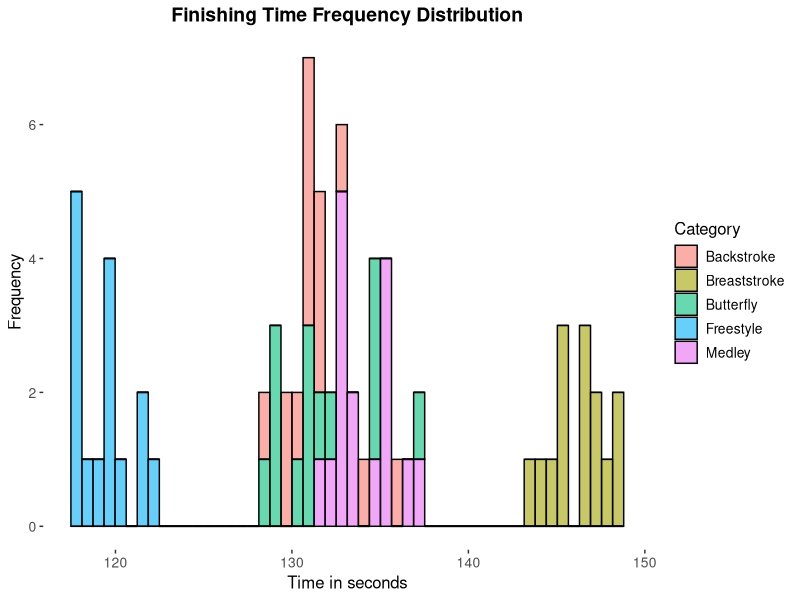
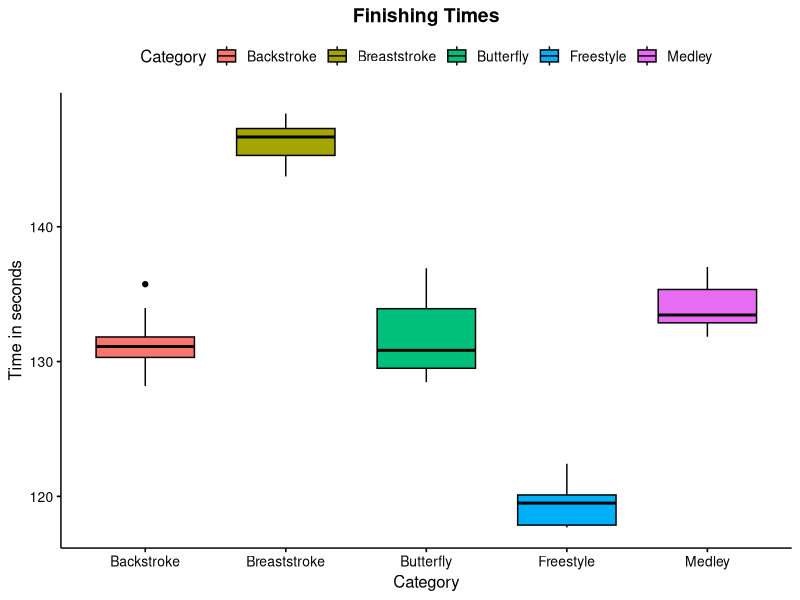
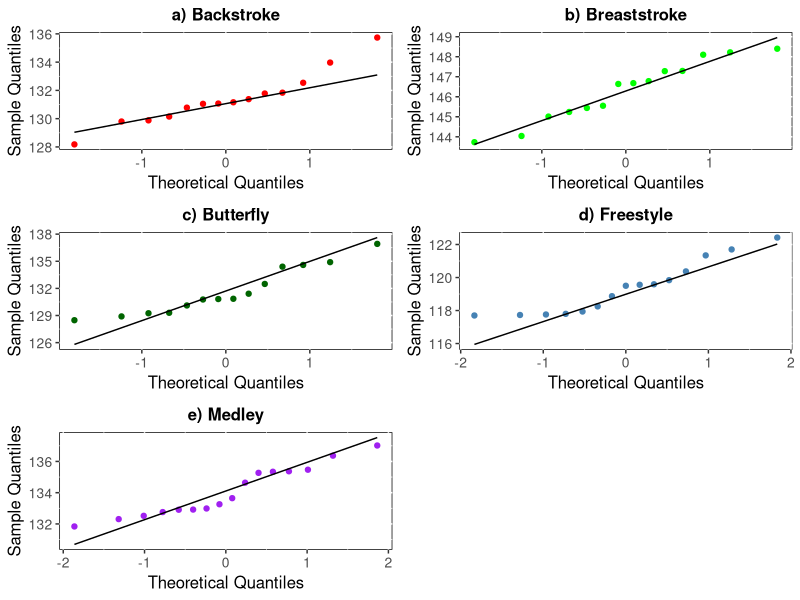
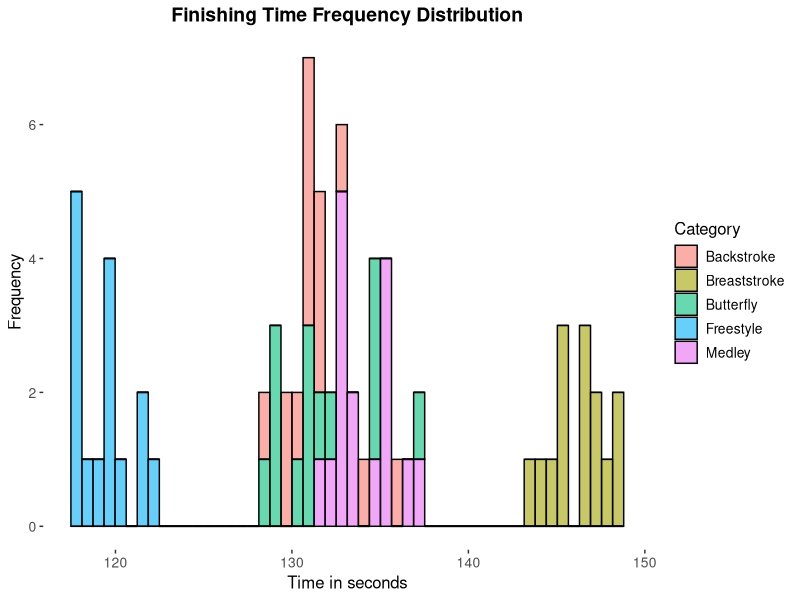
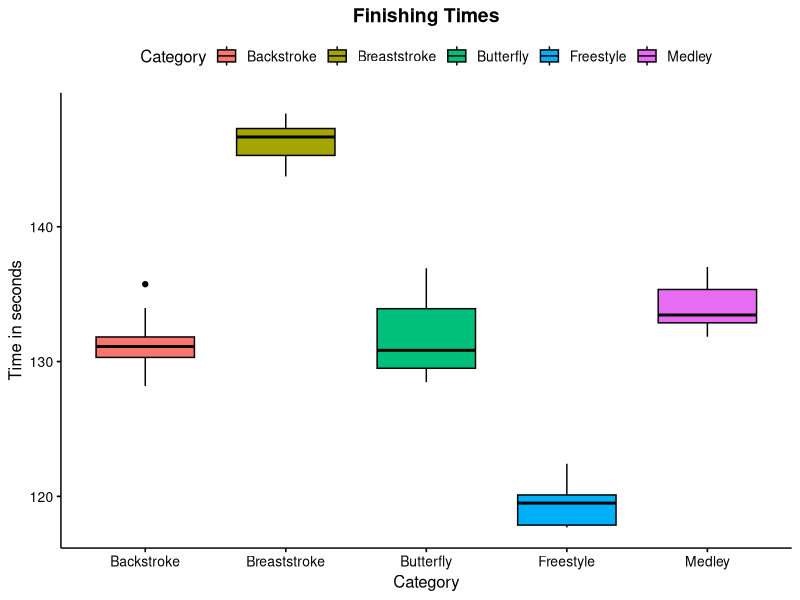

The R script that drew these images, in order:
library(ggplot2)
library(ggpubr)
library(rstatix)
library(dplyr)
library(gridExtra)

swimming_data <- read.csv("SwimmingTimes.csv")
head(swimming_data)

# Checking Number of Categories
unique(swimming_data$Category)

# Checking total number of observations in each group the data based on categories
swimming_data %>% group_by(Category) %>%tally()

# Summary of the Data
summary(swimming_data)

#Check is there any missing values in Data
colSums(is.na(swimming_data))

#same participants in more than one category
swimming_data[swimming_data$Name %in% swimming_data[duplicated(swimming_data$Name),]$Name,]

#removing duplicate participants from one category
swimming_data  <- swimming_data  %>% filter(!(Name == "AnastasyaGorbenko" & Category == "Backstroke"))
swimming_data  <- swimming_data  %>% filter(!(Name == "KatieShanahan" & Category == "Backstroke"))
swimming_data  <- swimming_data  %>% filter(!(Name == "KristynaHorska" & Category == "Breaststroke"))
swimming_data  <- swimming_data  %>% filter(!(Name == "LauraLahtinen" & Category == "Breaststroke"))
swimming_data  <- swimming_data  %>% filter(!(Name == "MireiaBelmonteGarcia" & Category == "Butterfly"))
swimming_data  <- swimming_data  %>% filter(!(Name == "KatinkaHosszu" & Category == "Butterfly"))
swimming_data  <- swimming_data  %>% filter(!(Name == "MarritSteenbergen" & Category == "Freestyle"))

# No of observation after removing duplicates
swimming_data %>% group_by(Category) %>%tally()

# Summary after removing duplicates
summary(swimming_data$Time)

# Frequency distribution of finishing time
plot1 <- ggplot(swimming_data, aes(x = Time, fill = Category)) +
  geom_histogram( col = "black", bins= 50, alpha =0.6) +
  xlab("Time in seconds") + ylab("Frequency") +
  ggtitle("Finishing Time Frequency Distribution")+ 
  theme(plot.title = element_text(face = "bold", hjust = 0.5, size = 14 ),
        panel.background = element_rect(fill = "White"), axis.text=element_text(size=10),
        axis.title=element_text(size=12), legend.text = element_text(size=10),
        legend.title = element_text(size=12))
ggsave("histogram.pdf",plot = plot1)
plot1

#Table that lists the various statistical measures calculated on the variable sqmPrice
Analysistable <- group_by(swimming_data, Category) %>%
  summarise(median = sprintf("%0.3f", median(Time, na.rm = TRUE)),
            mean = sprintf("%0.3f", mean(Time, na.rm = TRUE)),
            sd = sd(Time, na.rm = TRUE),
            variance = var(Time, na.rm = TRUE),
            minimum = min(Time, na.rm = TRUE),
            maximum = max(Time, na.rm = TRUE),
            IQR = quantile(Time, 3/4) - quantile(Time, 1/4))
Analysistable


# Verifying the Assumptions

## 1. Homogeneity of variance assumption

#Box plot to compare finishing time in the different categories to find the homogeneity in variance
plot2 <- ggboxplot(swimming_data, x = "Category", y = "Time", color = "black", fill = "Category",
                   ylab = "Time in seconds", xlab = "Category") + ggtitle('Finishing Times') +
  theme(plot.title = element_text(face = "bold",hjust = 0.5, size = 14),
        axis.text=element_text(size=10), axis.title=element_text(size=12),
        legend.text = element_text(size = 10),legend.title = element_text(size = 12))
ggsave("boxlot.pdf",plot = plot2)
plot2

## 2. Normality assumption

# QQ plots to verify Normality
Backstroke <- swimming_data %>% filter(Category == "Backstroke")
Breaststroke <- swimming_data %>% filter(Category == "Breaststroke")
Butterfly <- swimming_data %>% filter(Category == "Butterfly")
Freestyle <- swimming_data %>% filter(Category == "Freestyle")
Medley <- swimming_data %>% filter(Category == "Medley")
plot4 <- ggplot(Backstroke) + stat_qq(aes(sample = Time), color= "red")+
  stat_qq_line(aes(sample = Time)) +  scale_x_continuous(name = "Theoretical Quantiles") +
  scale_y_continuous(name = "Sample Quantiles") + ggtitle("a) Backstroke") +
  theme(panel.background = element_rect(fill = "White", color = "black"), 
        plot.title = element_text(face = "bold",hjust = 0.5, size = 12),
        axis.text=element_text(size=10),
        axis.title=element_text(size=12), legend.text = element_text(size = 12))


plot5 <- ggplot(Breaststroke) + stat_qq(aes(sample = Time), color= "green")+
  stat_qq_line(aes(sample = Time)) +  scale_x_continuous(name = "Theoretical Quantiles") +
  scale_y_continuous(name = "Sample Quantiles") + ggtitle("b) Breaststroke") +
  theme(panel.background = element_rect(fill = "White", color = "black"),
        plot.title = element_text(face = "bold",hjust = 0.5, size = 12),
        axis.text=element_text(size=10), axis.title=element_text(size=12),
        legend.text = element_text(size = 12))

plot6 <- ggplot(Butterfly) + stat_qq(aes(sample = Time), color= "darkgreen")+
  stat_qq_line(aes(sample = Time)) +  scale_x_continuous(name = "Theoretical Quantiles") +
  scale_y_continuous(name = "Sample Quantiles") + ggtitle("c) Butterfly") +
  theme(panel.background = element_rect(fill = "White", color = "black"),
        plot.title = element_text(face = "bold",hjust = 0.5, size = 12),
        axis.text=element_text(size=10), axis.title=element_text(size=12),
        legend.text = element_text(size = 12))

plot7 <- ggplot(Freestyle) + stat_qq(aes(sample = Time), color= "steelblue")+
  stat_qq_line(aes(sample = Time)) +  scale_x_continuous(name = "Theoretical Quantiles") +
  scale_y_continuous(name = "Sample Quantiles") + ggtitle("d) Freestyle") +
  theme(panel.background = element_rect(fill = "White", color = "black"),
        plot.title = element_text(face = "bold",hjust = 0.5, size = 12),
        axis.text=element_text(size=10), axis.title=element_text(size=12),
        legend.text = element_text(size = 12))

plot8 <- ggplot(Medley) + stat_qq(aes(sample = Time), color= "purple")+
  stat_qq_line(aes(sample = Time)) +  scale_x_continuous(name = "Theoretical Quantiles") +
  scale_y_continuous(name = "Sample Quantiles") + ggtitle("e) Medley") +
  theme(panel.background = element_rect(fill = "White", color = "black"),
        plot.title = element_text(face = "bold",hjust = 0.5, size = 12),
        axis.text=element_text(size=10), axis.title=element_text(size=12),
        legend.text = element_text(size = 12))

final_plot1 <- grid.arrange(plot4, plot5, plot6, plot7,plot8, ncol=2, nrow = 3)
ggsave("QQplots.pdf",plot = final_plot1)
final_plot1


## 3. Independence assumption

#same participants in more than one category
swimming_data[swimming_data$Name %in% swimming_data[duplicated(swimming_data$Name),]$Name,]

# Task 1
# One-way ANOVA test

# Compute the analysis of variance
one_way_anova <- aov(Time ~ Category, data = swimming_data)
# Summary of the analysis
summary(one_way_anova)


#Task 2
#Multiple T-Tests

#List of pairs made of the 5 Categories
pair_category  <- c("Backstroke_Breaststroke","Backstroke_Butterfly","Backstroke_Freestyle",
                    "Backstroke_Medley","Breaststroke_Butterfly","Breaststroke_Freestyle",
                    "Breaststroke_Medley","Butterfly_Freestyle",
                    "Butterfly_Medley","Freestyle_Medley")

#Filtering data for pairwise t-test
Backstroke_Breaststroke  <- swimming_data  %>% filter(Category %in% c("Backstroke","Breaststroke")) 
Backstroke_Butterfly  <- swimming_data  %>% filter(Category %in% c("Backstroke","Butterfly"))  
Backstroke_Freestyle  <- swimming_data  %>% filter(Category %in% c("Backstroke","Freestyle"))  
Backstroke_Medley  <- swimming_data  %>% filter(Category %in% c("Backstroke","Medley")) 
Breaststroke_Butterfly  <- swimming_data  %>% filter(Category %in% c("Breaststroke","Butterfly"))  
Breaststroke_Freestyle  <- swimming_data  %>% filter(Category %in% c("Breaststroke","Freestyle"))  
Breaststroke_Medley  <- swimming_data  %>% filter(Category %in% c("Breaststroke","Medley"))  
Butterfly_Freestyle  <- swimming_data  %>% filter(Category %in% c("Butterfly","Freestyle"))  
Butterfly_Medley  <- swimming_data  %>% filter(Category %in% c("Butterfly","Medley"))  
Freestyle_Medley  <- swimming_data  %>% filter(Category %in% c("Freestyle","Medley")) 

#t-tests
test_1  <- t.test(Time ~ Category, data = Backstroke_Breaststroke, var.equal = TRUE)
test_2  <- t.test(Time ~ Category, data = Backstroke_Butterfly, var.equal = TRUE)
test_3  <- t.test(Time ~ Category, data = Backstroke_Freestyle, var.equal = TRUE)
test_4  <- t.test(Time ~ Category, data = Backstroke_Medley, var.equal = TRUE)
test_5  <- t.test(Time ~ Category, data = Breaststroke_Butterfly, var.equal = TRUE)
test_6  <- t.test(Time ~ Category, data = Breaststroke_Freestyle, var.equal = TRUE)
test_7  <- t.test(Time ~ Category, data = Breaststroke_Medley, var.equal = TRUE)
test_8  <- t.test(Time ~ Category, data = Butterfly_Freestyle, var.equal = TRUE)
test_9  <- t.test(Time ~ Category, data = Butterfly_Medley, var.equal = TRUE)
test_10 <- t.test(Time ~ Category, data = Freestyle_Medley, var.equal = TRUE)

#p-values from the t-tests
p_values  <- c(test_1$p.value,test_2$p.value,test_3$p.value,test_4$p.value,test_5$p.value,
               test_6$p.value,test_7$p.value,test_8$p.value,test_9$p.value,test_10$p.value)
p_values

#Tabulating the P-value
df1 <- data.frame(data.frame(pair_category),data.frame(p_values))
names(df1)[1] <- "Categories pair"
names(df1)[2] <- "p-values"
df1["Reject Yes/No"] <- with(df1, ifelse(df1$`p-values` < 0.05, "Yes", "No"))
df1

# Multiple Tests Adjustment Methods

#Adjusting methods, Bonferroni, Benjamini and hochberg
p_values_bonferroni  <- p.adjust(p = p_values, method = "bonferroni", n = 10)
p_values_holm  <- p.adjust(p = p_values, method = "holm", n = 10)

#Tabulating the P-value before and after bonferroni correction method
df2 <- data.frame(data.frame(pair_category),data.frame(p_values_bonferroni))
names(df2)[1] <- "Categories pair"
names(df2)[2] <- "Adjusted p-values"

df2["Reject Yes/No"] <- with(df2, ifelse(df2$`Adjusted p-values` < 0.05, "Yes", "No"))

df2

#Tabulating the P-value before and after bonferroni-holm adjustment method
df3 <- data.frame(data.frame(pair_category),data.frame(p_values_holm))
names(df3)[1] <- "Categories pair"
names(df3)[2] <- "Adjusted p-values"

df3["Reject Yes/No"] <- with(df3, ifelse(df3$`Adjusted p-values` < 0.05, "Yes", "No"))

df3











